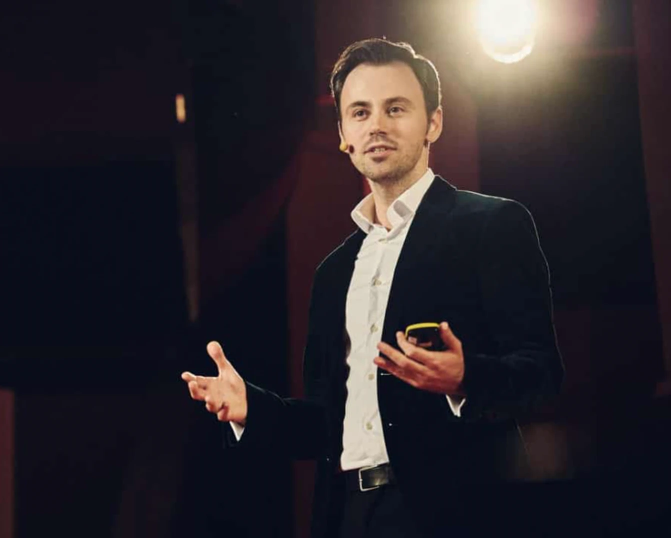
#> input picture docs/gtm/social-kit/src/wlad-stage.webp, 1342 x 1076 px (shown at 1/2 size)
$ python build_assets.py
#> lines starting #> are read from the running program, lines starting #| are printed output that depends on the picture
#!/usr/bin/env python3
"""
Social-Kit · Bild-Bausteine für Karussells und Instagram-Feed

Alles, was nach Foto aussieht, stammt aus dem echten Bühnenfoto
(src/wlad-stage.webp). Es wird nichts erzeugt: keine KI-Gesichter, keine
Videostandbilder. Aus dem Foto entstehen

  stage.jpg        das Foto in Farbkorrektur (kühle Schatten, warme Lichter), 1,5-fach hochgerechnet
  stage-ice.jpg    dasselbe Foto als Eis-Duoton (Marine bis Eisblau), für die Anzeigen
  stage-smoke.jpg  dasselbe Foto in Rauchgrau (neutral, hell abgesetzt), für die Anzeigen
  amb-warm.jpg     unscharfer Lichtgrund aus dem Scheinwerfer, Verlauf Burgund bis Amber
  amb-cool.jpg     derselbe Lichtgrund, Verlauf Marine bis Blaugrün
  amb-lime.jpg     derselbe Lichtgrund, Verlauf Dunkelgrün bis Limette (für die CTA)
  grain.png        Filmkorn als Kachel (Overlay)

dazu aus dem Produkt-Maskottchen (frontend/public/wlad/wladbot3.0.png) einen
sauberen Freisteller (mascot.png) und je ein QR-Code pro Karussell.

    PYTHONPATH=<dir mit qrcode, scipy> /usr/bin/python3 build_assets.py [outDir]

Braucht Pillow, numpy, scipy und `qrcode` (backend/requirements.txt hat
qrcode==8.2; lokal reicht `pip install --target <dir> qrcode scipy`).
Ausgabe in outDir (Standard ./build, nicht eingecheckt).
"""
import os
import sys

import numpy as np
from PIL import Image, ImageFilter
from scipy import ndimage as ndi

HERE = os.path.dirname(os.path.abspath(__file__))
ROOT = os.path.abspath(os.path.join(HERE, '..', '..', '..'))
MASCOT_SRC = os.path.join(ROOT, 'frontend', 'public', 'wlad', 'wladbot3.0.png')
STAGE_SRC = os.path.join(HERE, 'src', 'wlad-stage.webp')
OUT = sys.argv[1] if len(sys.argv) > 1 else os.path.join(HERE, 'build')

# 14-Tage-Zugang auf der App-Domain (derselbe Pfad wie die Landing-CTAs), je
# Karussell mit eigenem utm_content, damit Scans getrennt auswertbar sind. Die
# Länge ist so gewählt, dass der Code in Version 6 (41×41 Module) bleibt.
QR_BASE = 'https://leaderos.de/signup?trial=14&utm_source=linkedin&utm_medium=qr&utm_campaign=wladbot&utm_content='
QR_IDS = ['w1', 'w2', 'w3']

# S-Serie (Speichern und Kommentieren): derselbe 14-Tage-Zugang, eigene Kampagne "save",
# je Karussell ein eigenes utm_content. Kein Webinar-Link. Version 6 (41×41 Module).
QR_SAVE_BASE = 'https://leaderos.de/signup?trial=14&utm_source=linkedin&utm_medium=qr&utm_campaign=save&utm_content='
QR_SAVE_IDS = ['s01', 's02', 's03']


def grade(img):
    """Kühle Schatten, warme Lichter, sanfte S-Kurve."""
    a = np.asarray(img.convert('RGB')).astype(np.float32) / 255.0
    lum = (0.2126 * a[..., 0] + 0.7152 * a[..., 1] + 0.0722 * a[..., 2])[..., None]
    shadow = np.clip(1 - lum * 2.2, 0, 1)
    a = np.clip(a + shadow * np.array([0.012, 0.022, 0.034], dtype=np.float32), 0, 1)
    a = a * a * (3 - 2 * a) * 0.6 + a * 0.4
    return Image.fromarray((np.clip(a, 0, 1) * 255).astype(np.uint8))


# [13 lines left out: functions hue_shift, tone, not called in this run]


# Farbverläufe (Helligkeit 0..1 -> Farbe): je Lichtgrund eine Farbfamilie statt bunter Flecken
RAMPS = {
    'warm': [(0.00, (6, 6, 10)), (0.22, (38, 12, 18)), (0.52, (148, 50, 28)), (0.80, (244, 158, 84)), (1.00, (255, 236, 206))],
    'cool': [(0.00, (4, 8, 14)), (0.22, (8, 28, 44)), (0.52, (14, 84, 108)), (0.80, (88, 174, 188)), (1.00, (222, 246, 250))],
    'lime': [(0.00, (4, 7, 5)), (0.22, (10, 24, 9)), (0.52, (40, 70, 6)), (0.80, (150, 208, 16)), (1.00, (232, 255, 160))],
}


def ambient(src, box, sigma, ramp, flip=False, gamma=1.45):
    """Unscharfer Lichtgrund aus einem Ausschnitt des Fotos (4:5, 1080×1350).
    Die Helligkeitsstruktur (Scheinwerfer, Vorhangfalten) bleibt echt, die Farbe
    kommt aus einem Verlauf. Lichter werden weich gedeckelt."""
    c = src.crop(box)
    if flip:
        c = c.transpose(Image.FLIP_LEFT_RIGHT)
    c = c.resize((540, 675), Image.LANCZOS).filter(ImageFilter.GaussianBlur(sigma))
    a = np.asarray(c).astype(np.float32) / 255.0
    lum = (0.2126 * a[..., 0] + 0.7152 * a[..., 1] + 0.0722 * a[..., 2])
    lum = np.clip((1 - np.exp(-lum * 1.9)) ** gamma, 0, 1)
    xs = np.array([p for p, _ in RAMPS[ramp]], dtype=np.float32)
    out = np.stack([np.interp(lum, xs, np.array([col[i] for _, col in RAMPS[ramp]], dtype=np.float32)) for i in range(3)], axis=-1)
    return Image.fromarray(np.clip(out, 0, 255).astype(np.uint8)).resize((1080, 1350), Image.BICUBIC)


GRADES = {
    'ice': [(0.00, (4, 9, 18)), (0.22, (16, 38, 62)), (0.50, (78, 120, 158)), (0.78, (184, 210, 230)), (1.00, (246, 251, 255))],
    'smoke': [(0.00, (12, 11, 11)), (0.28, (58, 54, 52)), (0.58, (146, 138, 132)), (0.84, (222, 216, 210)), (1.00, (252, 249, 245))],
}


def gradient_map(img, name, gamma=0.88):
    """Helligkeit des Fotos auf einen Farbverlauf legen (Duoton-Look der Anzeigen)."""
    a = np.asarray(img.convert('RGB')).astype(np.float32) / 255.0
    lum = np.clip(0.2126 * a[..., 0] + 0.7152 * a[..., 1] + 0.0722 * a[..., 2], 0, 1) ** gamma
    ramp = GRADES[name]
    xs = np.array([p for p, _ in ramp], dtype=np.float32)
    out = np.stack([np.interp(lum, xs, np.array([c[i] for _, c in ramp], dtype=np.float32)) for i in range(3)], axis=-1)
    return Image.fromarray(np.clip(out, 0, 255).astype(np.uint8))


def stage_and_plates():
    src = Image.open(STAGE_SRC).convert('RGB')
    graded = grade(src)
    big = graded.resize((int(src.width * 1.5), int(src.height * 1.5)), Image.LANCZOS)
    big = big.filter(ImageFilter.UnsharpMask(radius=1.4, percent=55, threshold=2))
    big.save(os.path.join(OUT, 'stage.jpg'), quality=93, optimize=True)
    for name in GRADES:
        gradient_map(big, name).save(os.path.join(OUT, f'stage-{name}.jpg'), quality=93, optimize=True)

    # Lichtgründe: Scheinwerfer und Vorhang rechts neben dem Kopf (ohne Gesicht), nur defokussiert
    light = (930, 0, 1342, 509)
    ambient(graded, light, 6.5, 'warm').save(os.path.join(OUT, 'amb-warm.jpg'), quality=92)
    ambient(graded, light, 6.5, 'cool', flip=True).save(os.path.join(OUT, 'amb-cool.jpg'), quality=92)
    ambient(graded, light, 6.5, 'lime').save(os.path.join(OUT, 'amb-lime.jpg'), quality=92)


def grain(path, size=256, sigma=40.0, seed=7):
    rng = np.random.default_rng(seed)
    n = np.clip(rng.normal(128, sigma, (size, size)), 0, 255).astype(np.uint8)
    Image.fromarray(n, 'L').save(path)


def mascot(path):
    """Freisteller: Hintergrund ist ein heller, unbunter Verlauf, der über den Rand verbunden ist."""
    a = np.asarray(Image.open(MASCOT_SRC).convert('RGB')).astype(np.float32)
    bg_like = ((a.max(2) - a.min(2)) < 16) & (a.min(2) > 188)
    lab, _ = ndi.label(bg_like)
    edge = np.unique(np.concatenate([lab[0, :], lab[:, 0], lab[:, -1]]))   # oben, links, rechts (unten sitzt die Jacke)
    bg = np.isin(lab, edge[edge > 0])
    fg = ndi.binary_fill_holes(~bg)
    lab2, n2 = ndi.label(fg)
    fg = lab2 == (1 + int(np.argmax(ndi.sum(fg, lab2, range(1, n2 + 1)))))
    # Rand entfärben: Randpixel nehmen die Farbe des nächsten Kernpixels (kein heller Saum auf dunklem Grund).
    # Helle, unbunte Reste des Hintergrunds am Haaransatz (oberes Fünftel, nahe am Rand) zählen nicht zum
    # Kern. Weiter unten bleibt alles, wie es ist: dort ist Helles der Hemdkragen.
    near_edge = ndi.distance_transform_edt(fg) < 16
    bgish = ((a.max(2) - a.min(2)) < 34) & (a.min(2) > 130)
    hair = (np.arange(a.shape[0]) < a.shape[0] * 0.2)[:, None]
    core = ndi.binary_erosion(fg, iterations=3) & ~(bgish & near_edge & hair)
    idx = ndi.distance_transform_edt(~core, return_distances=False, return_indices=True)
    rgb = np.where(core[..., None], a, a[idx[0], idx[1]])
    alpha = np.clip((ndi.gaussian_filter(fg.astype(np.float32), 1.1) - 0.35) / 0.4, 0, 1)
    out = Image.fromarray(np.dstack([rgb, alpha * 255]).astype(np.uint8), 'RGBA')
    out.resize((1024, 1024), Image.LANCZOS).save(path)


# Weitere echte Fotos von Wlad (10.11.2026 über den Chat gekommen, 463 bis 800 Pixel breit)
EXTRA = {'coaching': 'wlad-coaching.png', 'arena': 'wlad-arena.png', 'seminar': 'wlad-seminar.jpg', 'talk': 'wlad-talk.png'}


# [80 lines left out: functions photos, portrait, make_qr, not called in this run]


def main():
    os.makedirs(OUT, exist_ok=True)
    stage_and_plates()
#> in stage_and_plates, src is the input picture: PIL image 1342x1076 RGB; mean R, G, B 43.7, 38.7, 43.8
#> in grade, `shadow = np.clip(1 - lum * 2.2, 0, 1)`:
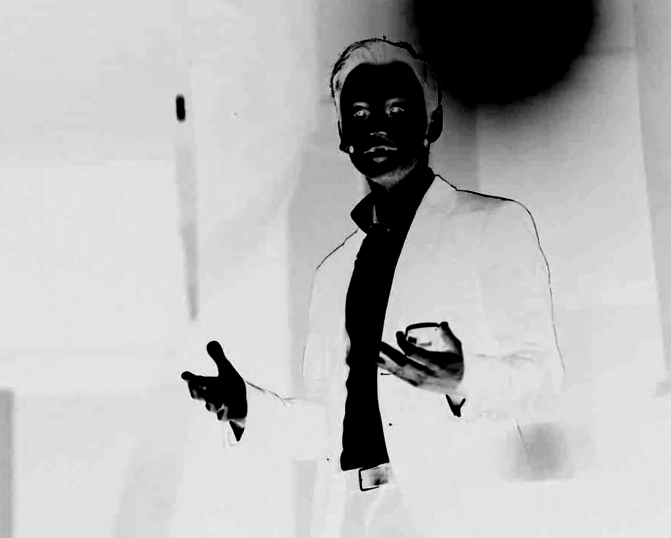
#> shadow: shape (1076, 1342, 1) float32 (shown at 1/2 size); min 0, max 1, mean 0.716
#> in ambient, `lum = np.clip((1 - np.exp(-lum * 1.9)) ** gamma, 0, 1)`:
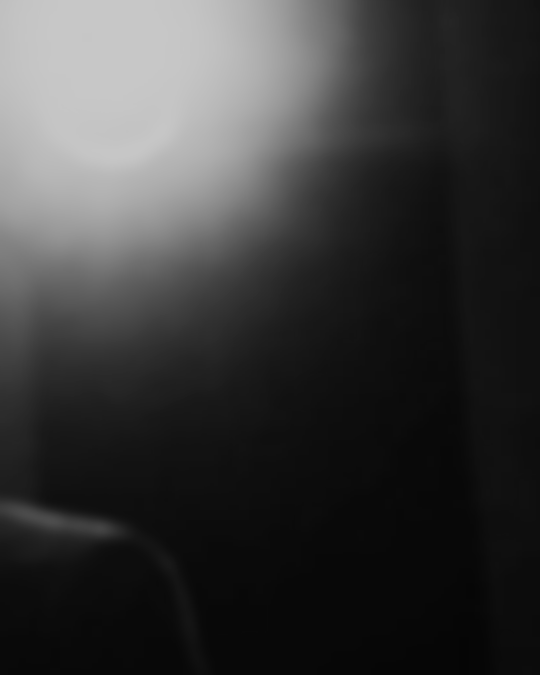
#> lum: shape (675, 540) float32; min 0.0229, max 0.783, mean 0.226
#> call 2 of ambient, with box = (930, 0, 1342, 509), sigma = 6.5, ramp = 'cool', flip = True, gamma = 1.45
#> in ambient (call 2), `c = c.transpose(Image.FLIP_LEFT_RIGHT)`:
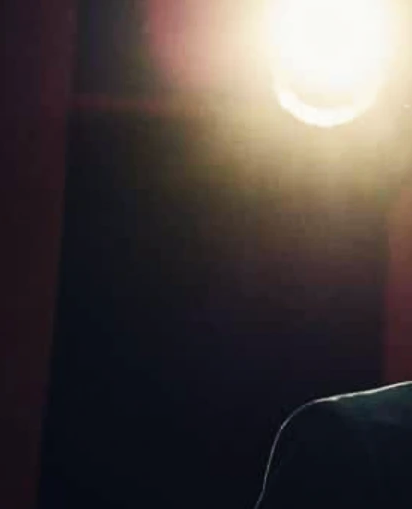
#> c: PIL image 412x509 RGB; mean R, G, B 73.3, 65.5, 63.9
#> in ambient (call 2), `lum = np.clip((1 - np.exp(-lum * 1.9)) ** gamma, 0, 1)`:
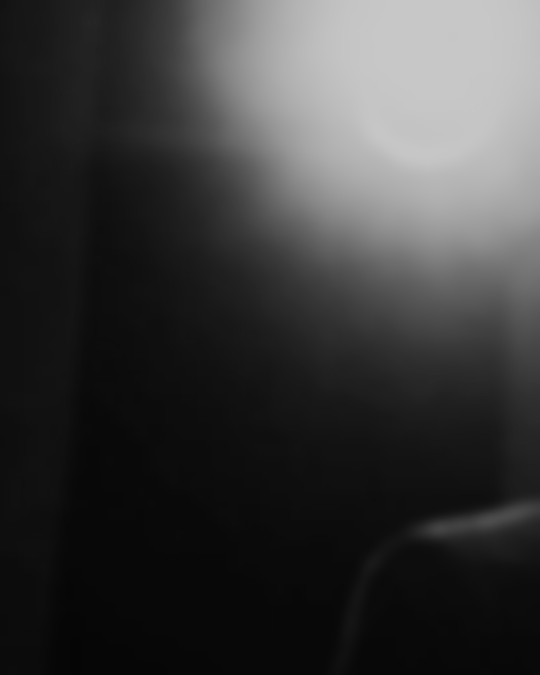
#> lum: shape (675, 540) float32; min 0.0229, max 0.783, mean 0.226
#> in ambient (call 2), `out = np.stack([np.interp(lum, xs, np.array([col[i] for _, col in RAMP..`:
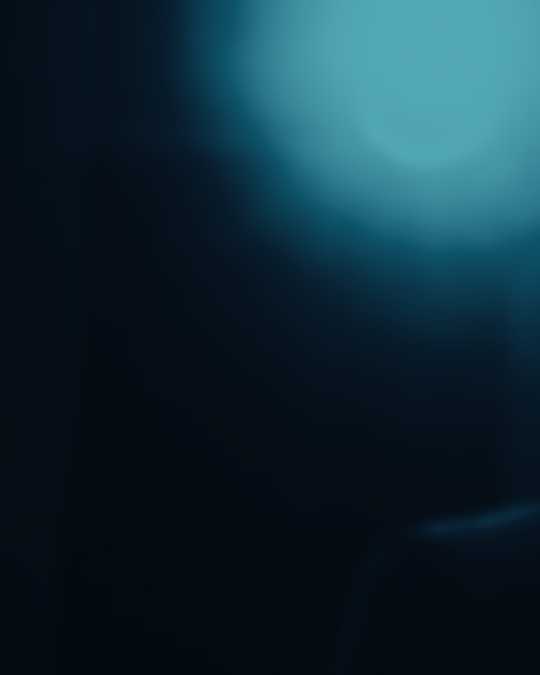
#> out: shape (675, 540, 3) float64; mean of channels 0, 1, 2 16.7, 43.3, 55.4; drawn as R, G, B
#> call 3 of ambient, with box = (930, 0, 1342, 509), sigma = 6.5, ramp = 'lime', flip = False, gamma = 1.45
#> in ambient (call 3), `out = np.stack([np.interp(lum, xs, np.array([col[i] for _, col in RAMP..`:
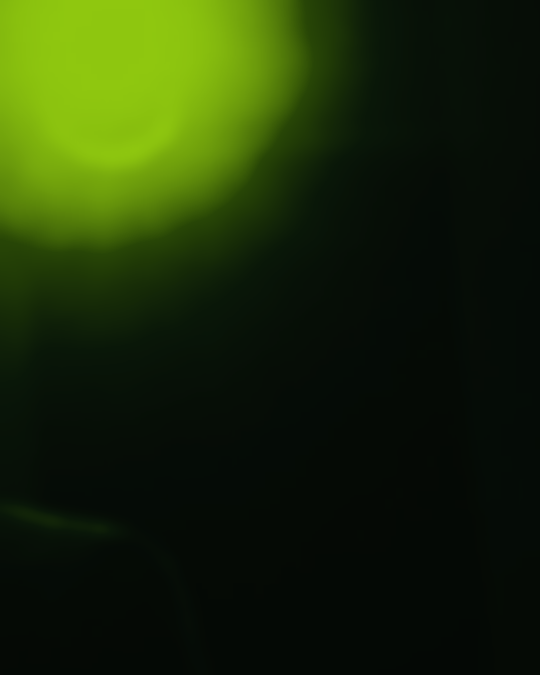
#> out: shape (675, 540, 3) float64; mean of channels 0, 1, 2 27.9, 44.1, 7.7; drawn as R, G, B
    grain(os.path.join(OUT, 'grain.png'))
#> in grain, `Image.fromarray(n, 'L').save(path)`:
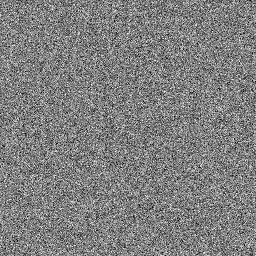
#> saved as grain.png: PIL image 256x256 L; min 0, max 255, mean 127.4
    mascot(os.path.join(OUT, 'mascot.png'))
    photos()
    portrait(os.path.join(OUT, 'portrait.png'))
    info = [make_qr(os.path.join(OUT, f'qr-{uid.replace("w", "w0")}.svg'), uid) for uid in QR_IDS]
    info += [make_qr(os.path.join(OUT, f'qr-{uid}.svg'), uid, QR_SAVE_BASE) for uid in QR_SAVE_IDS]
    print(f'wrote stage.jpg (+ ice, smoke), 3 Lichtgründe, grain.png, mascot.png, {len(info)} QR-Codes (Version/Module {info}) nach {OUT}')


if __name__ == '__main__':
#> (the run stopped early here; a loop or call above may not have finished)
